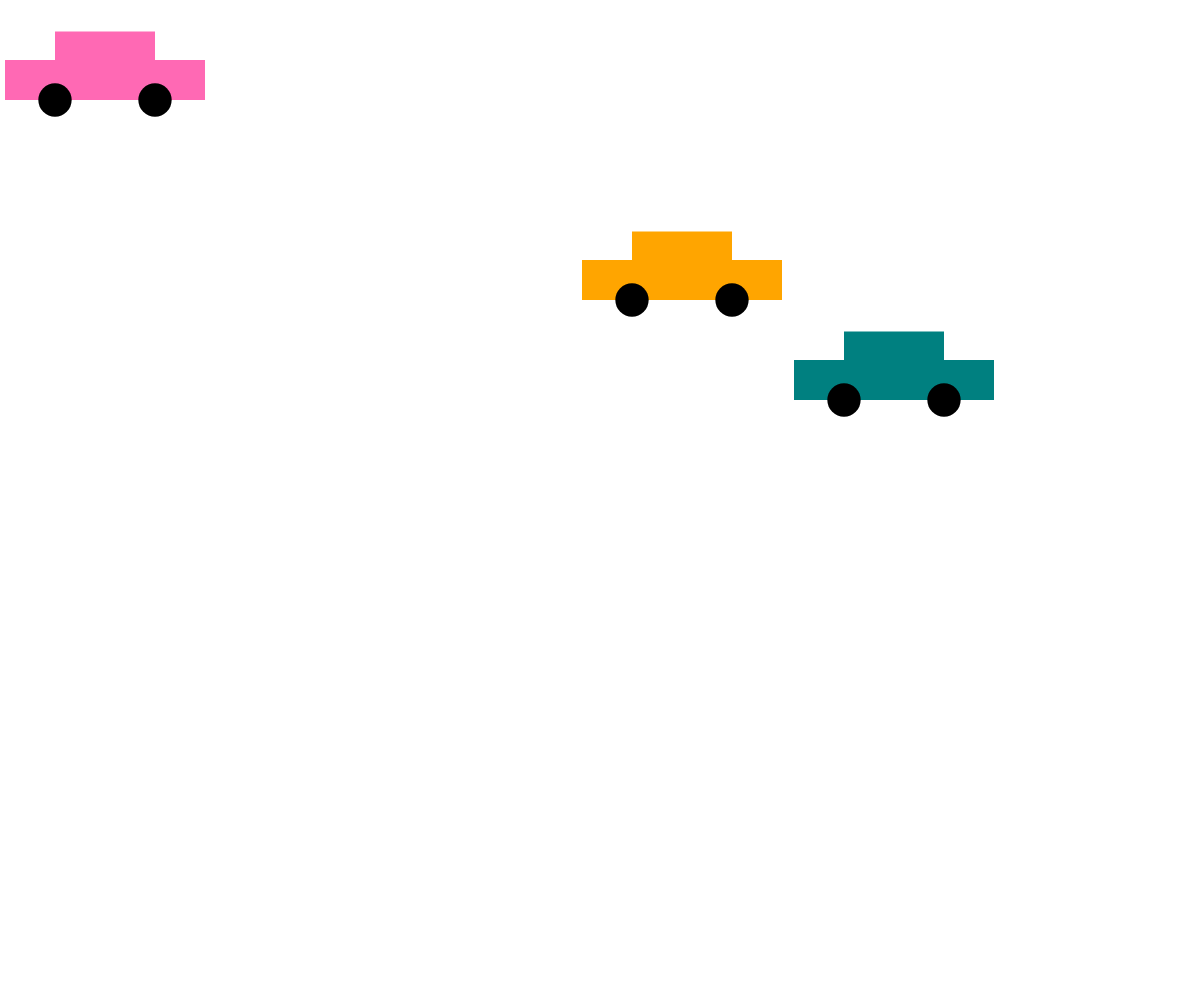
Frame 1 (no input)
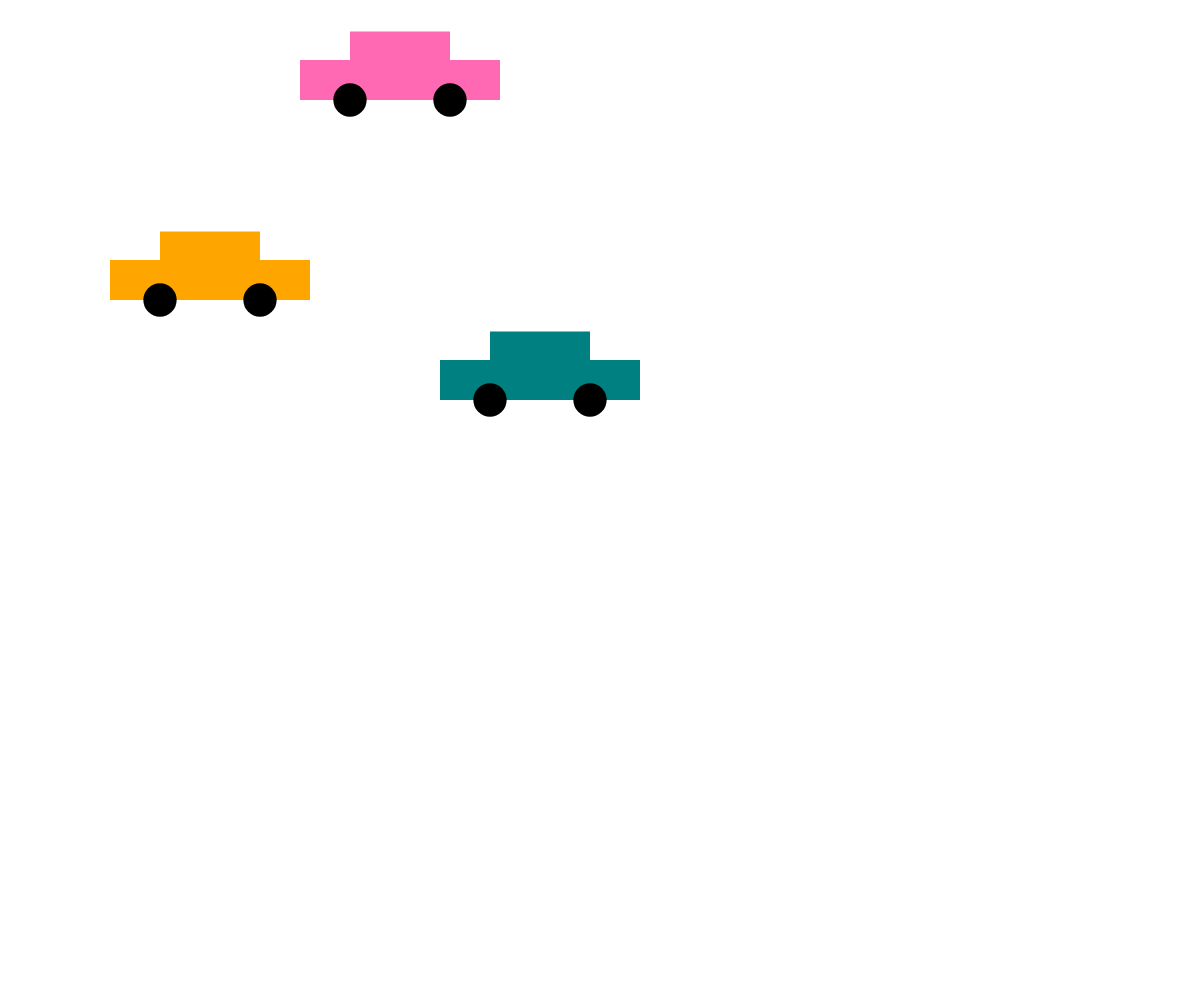
Frame 60 (no input)
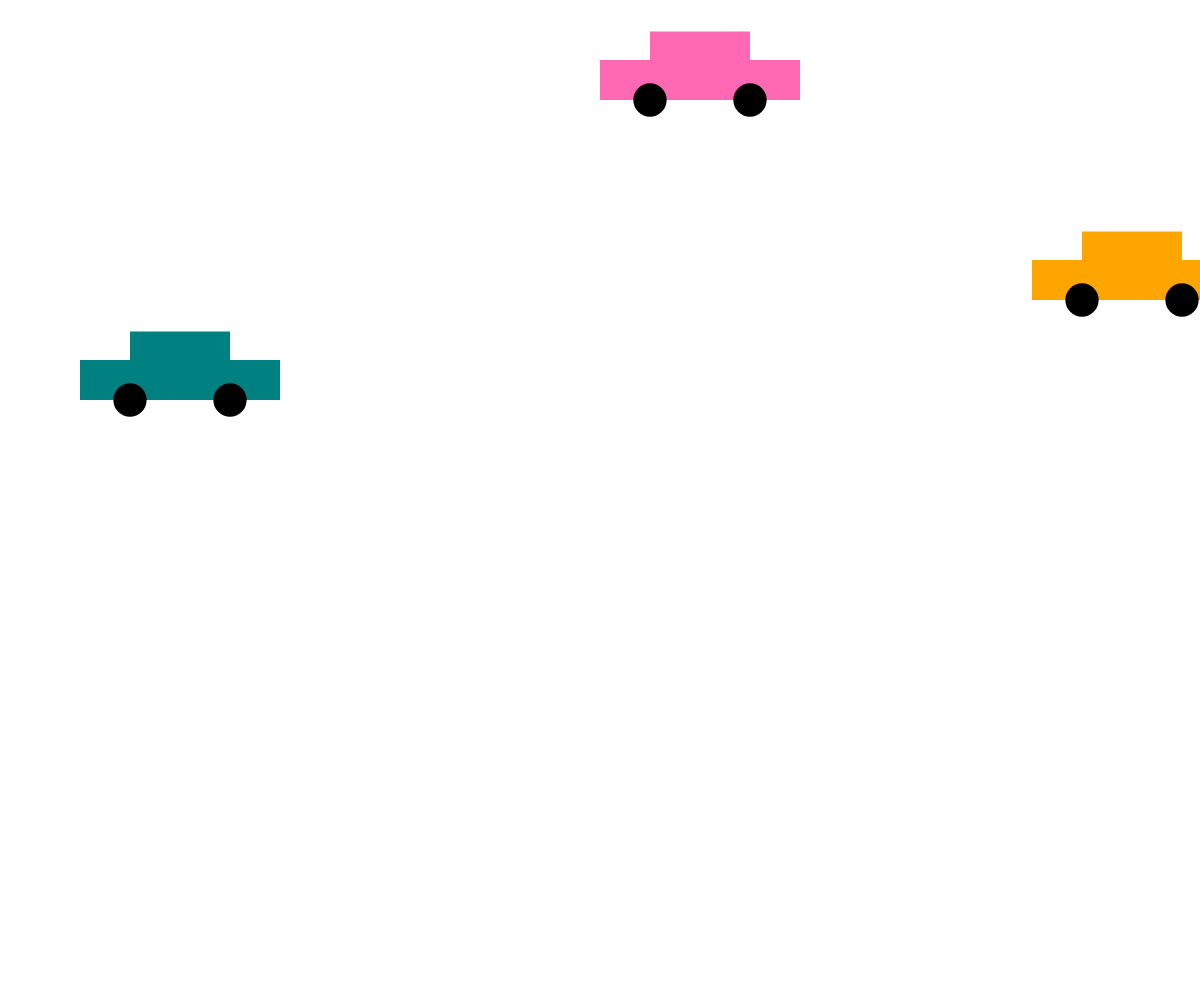
Frame 120 (the mouse pressed at the canvas centre since frame 60)

The p5.js sketch that drew these frames (run headless with seeded random() and noise() and a simulated clock; from frame 60 on, the mouse is pressed at the canvas centre):

// p5.js sketch
// ── sketch.js
const canvasWidth = window.innerWidth;
const canvasHeight = window.innerHeight; 

// feel free to change these values as you like!
const c1 = {
    x: 100,
    y: 100,
    width: 200,
    speed: 5,
    color: 'hotpink'
};

const c2 = {
    x: 900,
    y: 400,
    width: 200,
    speed: -6,
    color: 'teal'
};

const c3 = {
    x: 690,
    y: 300,
    width: 200,
    speed: -8,
    color: 'orange'
};



// required to set up the canvas:
function setup() {
    createCanvas(canvasWidth, canvasHeight);
}


// animation loop:
function draw() {
    // clear the canvas:
    clear();

    // move the car:
    c1.x += c1.speed;
    c2.x += c2.speed;
    c3.x += c3.speed;

    // redraw the car:
    drawCar(c1.x, c1.y, c1.width, c1.color);
    drawCar(c2.x, c2.y, c2.width, c2.color);
    drawCar(c3.x, c3.y, c3.width, c3.color);

    if (c1.x - 100 > canvasWidth) {
        c1.x = -100
    }

    if (c2.x + 100 < 0) {
        c2.x = canvasWidth + 100
    }

    if (c3.x + 100 < 0) {
        c3.x = canvasWidth + 100
    }
}


// this function's job is to draw a car based on the 
// parameters the user passes in (x, y, size, fillColor, and wheelColor)
function drawCar(x, y, size, fillColor, wheelColor='black') {
    strokeWeight(0);
    
    // body
    fill(fillColor);
    rect(x - size/4, y - (size/5 + size/7), size / 2, size/7); // top
    rect(x - size/2, y - size/5, size, size/5); // bottom

    // wheels:
    fill(wheelColor);
    circle(x - size / 4, y, size / 6);
    circle(x + size / 4, y, size / 6);
}
